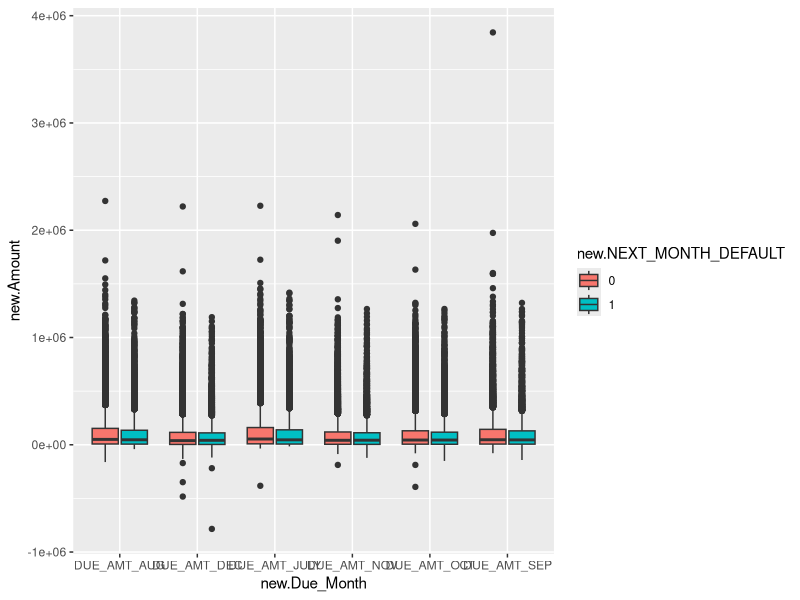
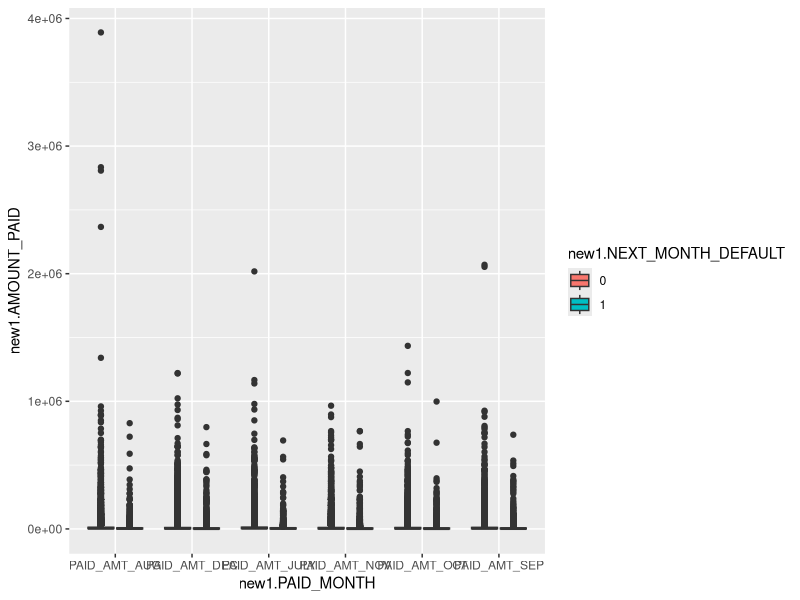
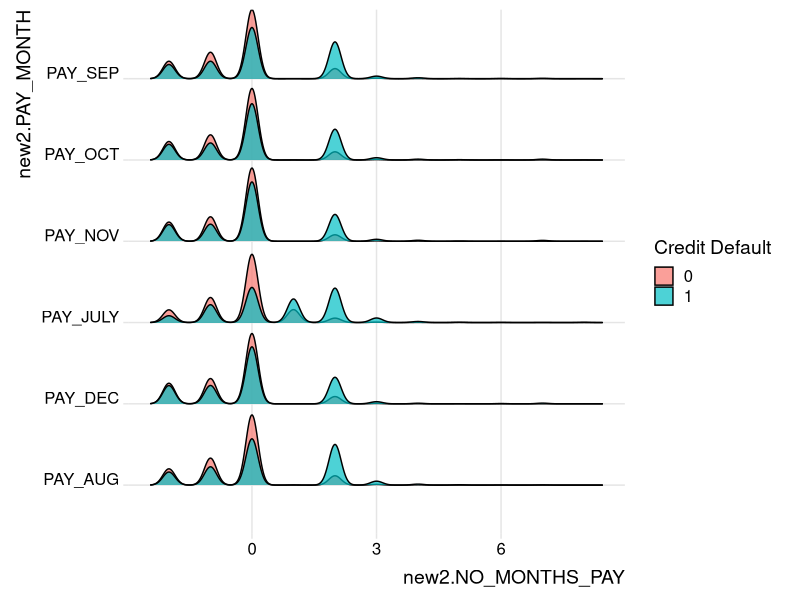
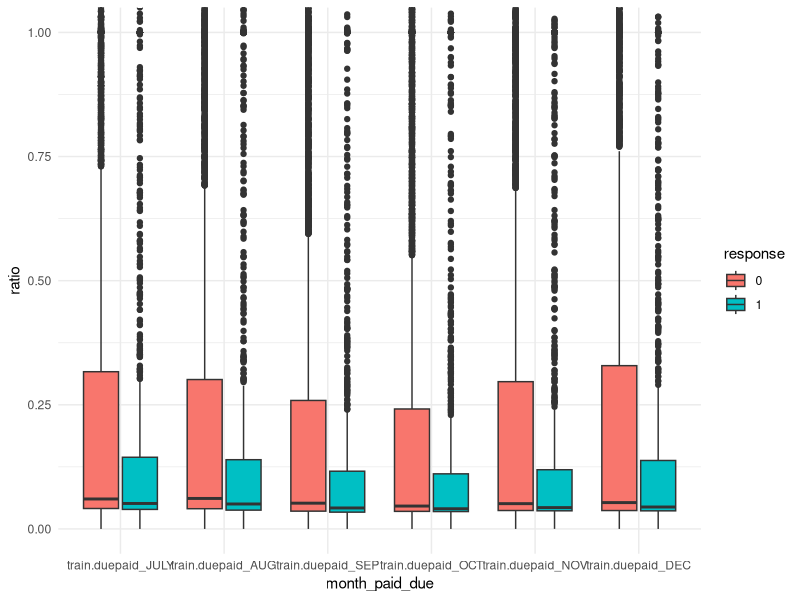

Write R code to recreate these figures, in order.
train <- read.csv(file = './credit_card_default_train.csv',header = TRUE)

dim(train)
train = na.omit(train)
dim(train)
names(train)

print(class(train$Balance_Limit_V1))
print(class(train$NEXT_MONTH_DEFAULT))

train$NEXT_MONTH_DEFAULT <- as.factor(train$NEXT_MONTH_DEFAULT)

summary(train)

group0 <- subset.data.frame(train,train$NEXT_MONTH_DEFAULT== 0)
group1 <- subset.data.frame(train,train$NEXT_MONTH_DEFAULT== 1)

library(ggplot2)
library(tidyverse)

new <- train %>% 
  gather(DUE_AMT_JULY , DUE_AMT_AUG , DUE_AMT_SEP , DUE_AMT_OCT , DUE_AMT_NOV , DUE_AMT_DEC , key = "Due_Month" , 
         value = "Amount")
new01 <- data.frame(new$Due_Month , new$Amount , new$NEXT_MONTH_DEFAULT)
ggplot(new01, aes(x=new.Due_Month, y=new.Amount, fill=new.NEXT_MONTH_DEFAULT)) + geom_boxplot()

new1 <- train %>%
  gather(PAID_AMT_JULY,PAID_AMT_AUG,PAID_AMT_SEP,PAID_AMT_OCT,PAID_AMT_NOV,PAID_AMT_DEC, key = "PAID_MONTH",value = "AMOUNT_PAID")

new02 <- data.frame(new1$NEXT_MONTH_DEFAULT , new1$PAID_MONTH , new1$AMOUNT_PAID)
ggplot(new02, aes(x = new1.PAID_MONTH , y = new1.AMOUNT_PAID , fill = new1.NEXT_MONTH_DEFAULT)) + 
  geom_boxplot()

#Analysis of due months 

new2 <- train %>%
  gather(PAY_JULY , PAY_AUG , PAY_SEP , PAY_OCT , PAY_NOV , PAY_DEC , key = "PAY_MONTH",value = "NO_MONTHS_PAY")
new03 <- data.frame(new2$NEXT_MONTH_DEFAULT,new2$PAY_MONTH,new2$NO_MONTHS_PAY)

library(ggridges)
library(ggplot2)
ggplot(new03, aes(x = new2.NO_MONTHS_PAY, y = new2.PAY_MONTH, fill = new2.NEXT_MONTH_DEFAULT)) +
  geom_density_ridges(scale=0.9,alpha=0.7) +
  theme_ridges()+
  labs(fill='Credit Default') 

#Analysis of the percetage of credit limit vs due amount.
train <- subset.data.frame(train,train$DUE_AMT_JULY > 0&train$DUE_AMT_AUG > 0&
                             train$DUE_AMT_SEP > 0&train$DUE_AMT_OCT > 0&
                             train$DUE_AMT_NOV > 0&train$DUE_AMT_DEC > 0&
                             train$PAID_AMT_JULY> 0&train$PAID_AMT_AUG>0&
                             train$PAID_AMT_SEP> 0&train$PAID_AMT_OCT>0&
                             train$PAID_AMT_NOV> 0&train$PAID_AMT_DEC>0)
train$duepaid_JULY <- train$PAID_AMT_JULY/train$DUE_AMT_JULY
train$duepaid_AUG <-  train$PAID_AMT_AUG/train$DUE_AMT_AUG
train$duepaid_SEP <-  train$PAID_AMT_SEP/train$DUE_AMT_SEP
train$duepaid_OCT <-  train$PAID_AMT_OCT/train$DUE_AMT_OCT
train$duepaid_NOV <-  train$PAID_AMT_NOV/train$DUE_AMT_NOV
train$duepaid_DEC <-  train$PAID_AMT_DEC/train$DUE_AMT_DEC

train$duepaid_JULY[is.nan(train$duepaid_JULY)] <- 0
train$duepaid_AUG[is.nan(train$duepaid_AUG)] <- 0
train$duepaid_SEP[is.nan(train$duepaid_SEP)] <- 0
train$duepaid_OCT[is.nan(train$duepaid_OCT)] <- 0
train$duepaid_NOV[is.nan(train$duepaid_NOV)] <- 0
train$duepaid_DEC[is.nan(train$duepaid_DEC)] <- 0

new04 <- data.frame(train$duepaid_NOV,train$duepaid_OCT,
                    train$duepaid_SEP,train$duepaid_AUG,
                    train$duepaid_JULY,train$duepaid_DEC,
                    as.factor(train$NEXT_MONTH_DEFAULT))
new05 <- new04 %>%
  gather(train.duepaid_DEC,train.duepaid_NOV,
         train.duepaid_OCT,train.duepaid_SEP,
         train.duepaid_AUG,train.duepaid_JULY, key = "month_paid_due",value = "ratio")

new06 <- na.omit(new05)
new06$month_paid_due <- factor(new06$month_paid_due,
                               levels=c("train.duepaid_JULY","train.duepaid_AUG",
                                        "train.duepaid_SEP","train.duepaid_OCT",
                                        "train.duepaid_NOV","train.duepaid_DEC"))
colnames(new06)[1] <- "response"
ggplot(new06, aes(x = month_paid_due , y = ratio)) + 
  geom_boxplot(aes(fill=response))+
  coord_cartesian(ylim=c(0,1))+theme_minimal()

